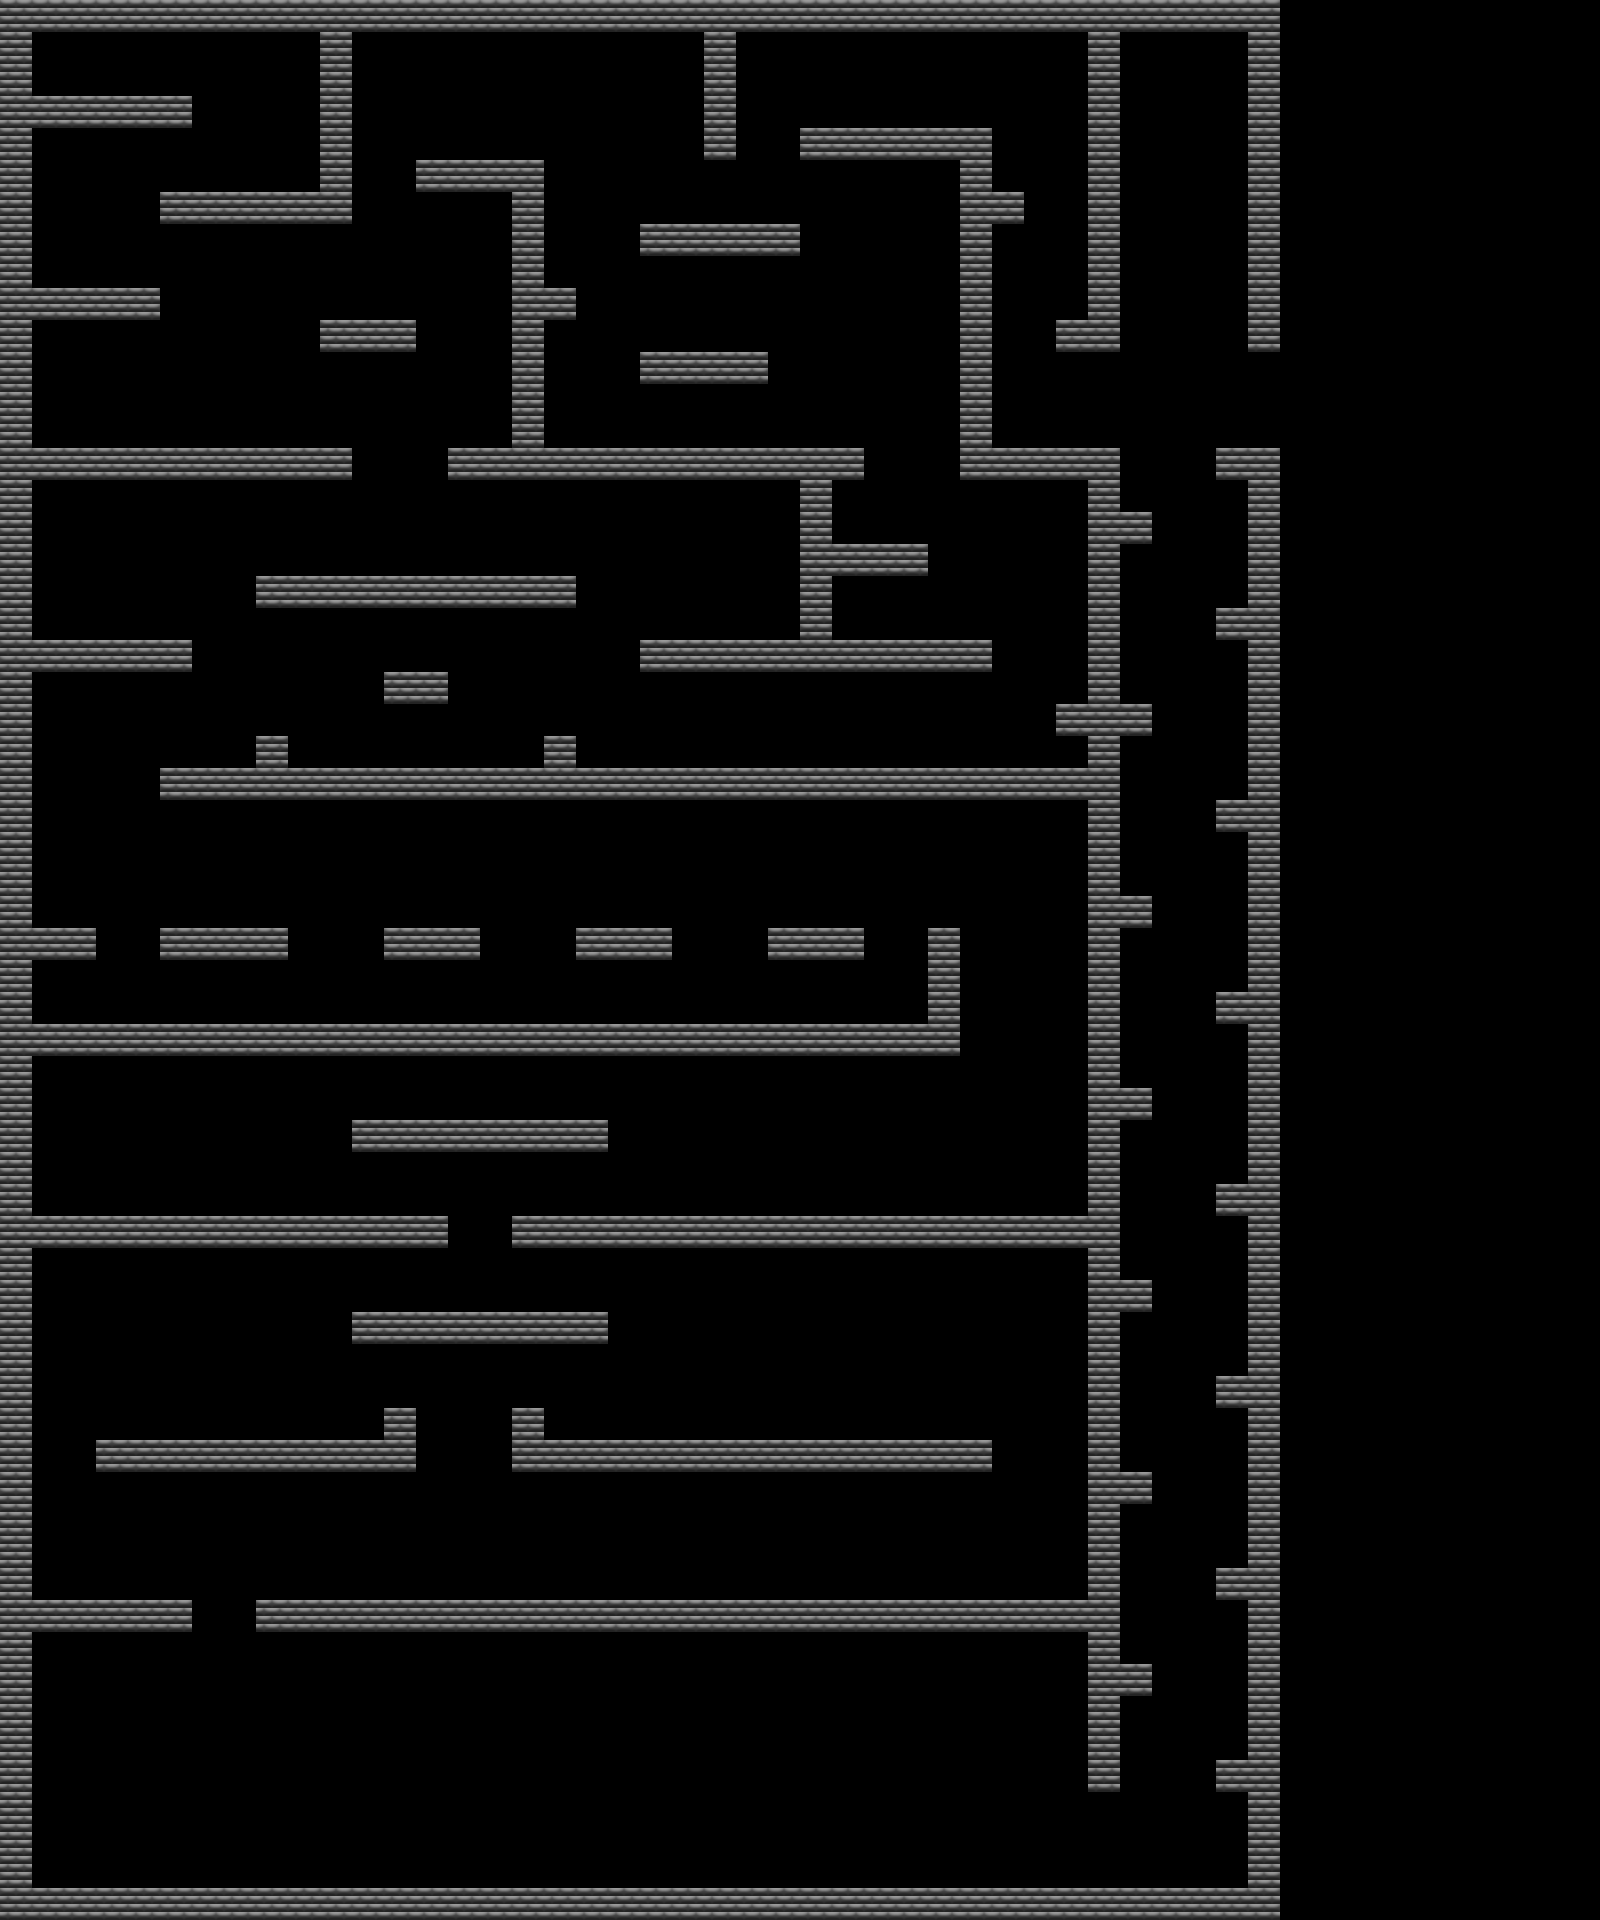

A level layout from a 2D game, rendered from its tile map. Below: a short description, then the map file with tile-grid data replaced by summaries:
An orthogonal 50x60 tile map with 32x32 px tiles, 1 tile layer (Tile Layer 1), 2 tilesets and 61 objects (36x Lava, 13x Slime, 8x Bat, Player, door, ...).

<map version="1.0" tiledversion="2017.11.22" orientation="orthogonal" renderorder="right-down" width="50" height="60" tilewidth="32" tileheight="32" infinite="0" nextobjectid="85">
 <tileset firstgid="1" name="Tileset_Test" tilewidth="32" tileheight="32" tilecount="16" columns="4">
  <image source="../img/Tileset_Test.png" width="128" height="128" />
 </tileset>
 <tileset firstgid="17" name="Tileset_One" tilewidth="32" tileheight="32" tilecount="16" columns="4">
  <image source="../img/Tileset_One.png" width="128" height="128" />
 </tileset>
 <layer name="Tile Layer 1" width="50" height="60">
  <data>[3000 cells, 600 non-empty, 2 distinct tile ids]</data>
 </layer>
 <objectgroup name="Object Layer 1">
  <object id="1" name="Player1" type="Player" x="62.1663" y="88.7877">
   <point />
  </object>
  <object id="5" name="TestSlime" type="Slime" x="370.083" y="319.167">
   <point />
  </object>
  <object id="6" name="TestSlime" type="Slime" x="406.083" y="574.167">
   <point />
  </object>
  <object id="7" name="TestSlime" type="Slime" x="212.962" y="765.834">
   <point />
  </object>
  <object id="8" name="TestSlime" type="Slime" x="716.083" y="350.167">
   <point />
  </object>
  <object id="21" name="Door1" type="door" x="1263.78" y="447.545">
   <point />
  </object>
  <object id="23" name="Key1" type="door_key" x="469.394" y="1588.18">
   <properties>
    <property name="Door" value="Door1" />
   </properties>
   <point />
  </object>
  <object id="25" name="TestSlime" type="Slime" x="239.333" y="927">
   <point />
  </object>
  <object id="26" name="TestSlime" type="Slime" x="622.667" y="927.242">
   <point />
  </object>
  <object id="27" name="TestSlime" type="Slime" x="482" y="1117.33">
   <point />
  </object>
  <object id="28" name="TestSlime" type="Slime" x="482.667" y="1308">
   <point />
  </object>
  <object id="29" name="TestSlime" type="Slime" x="805.333" y="1434.67">
   <point />
  </object>
  <object id="30" name="TestSlime" type="Slime" x="220" y="1438.67">
   <point />
  </object>
  <object id="31" name="TestSlime" type="Slime" x="746.667" y="1590.67">
   <point />
  </object>
  <object id="32" name="TestSlime" type="Slime" x="1073.33" y="440">
   <point />
  </object>
  <object id="33" name="Exit" type="portal" x="1504.08" y="447.5">
   <properties>
    <property name="Destination" value="end" />
   </properties>
   <point />
  </object>
  <object id="34" name="TestSlime" type="Slime" x="655.879" y="763.333">
   <point />
  </object>
  <object id="36" name="TestBat" type="Bat" x="96" y="1788.33">
   <point />
  </object>
  <object id="41" name="TestBat" type="Bat" x="335" y="1727">
   <point />
  </object>
  <object id="42" name="TestBat" type="Bat" x="530.333" y="1779">
   <point />
  </object>
  <object id="43" name="TestBat" type="Bat" x="751" y="1726">
   <point />
  </object>
  <object id="44" name="TestBat" type="Bat" x="977.667" y="1784.67">
   <point />
  </object>
  <object id="45" name="TestBat" type="Bat" x="1229.33" y="1634.67">
   <point />
  </object>
  <object id="46" name="TestBat" type="Bat" x="1133.33" y="1154.67">
   <point />
  </object>
  <object id="47" name="TestBat" type="Bat" x="1230.67" y="676">
   <point />
  </object>
  <object id="48" name="Lava" type="Lava" x="64.125" y="1023.75">
   <point />
  </object>
  <object id="50" name="Lava" type="Lava" x="96" y="1024">
   <point />
  </object>
  <object id="51" name="Lava" type="Lava" x="159.875" y="1023.5">
   <point />
  </object>
  <object id="52" name="Lava" type="Lava" x="128" y="1023.5">
   <point />
  </object>
  <object id="53" name="Lava" type="Lava" x="224.125" y="1023.75">
   <point />
  </object>
  <object id="54" name="Lava" type="Lava" x="192.25" y="1023.75">
   <point />
  </object>
  <object id="55" name="Lava" type="Lava" x="287.875" y="1024">
   <point />
  </object>
  <object id="56" name="Lava" type="Lava" x="256" y="1023.75">
   <point />
  </object>
  <object id="57" name="Lava" type="Lava" x="352.125" y="1024">
   <point />
  </object>
  <object id="58" name="Lava" type="Lava" x="384.125" y="1023.5">
   <point />
  </object>
  <object id="59" name="Lava" type="Lava" x="416" y="1023.5">
   <point />
  </object>
  <object id="60" name="Lava" type="Lava" x="512.125" y="1023.75">
   <point />
  </object>
  <object id="61" name="Lava" type="Lava" x="544" y="1024">
   <point />
  </object>
  <object id="62" name="Lava" type="Lava" x="448.375" y="1023.75">
   <point />
  </object>
  <object id="63" name="Lava" type="Lava" x="480.25" y="1023.75">
   <point />
  </object>
  <object id="64" name="Lava" type="Lava" x="320.25" y="1023.75">
   <point />
  </object>
  <object id="65" name="Lava" type="Lava" x="608.057" y="1023.7">
   <point />
  </object>
  <object id="66" name="Lava" type="Lava" x="640.057" y="1023.2">
   <point />
  </object>
  <object id="67" name="Lava" type="Lava" x="671.932" y="1023.2">
   <point />
  </object>
  <object id="68" name="Lava" type="Lava" x="768.057" y="1023.45">
   <point />
  </object>
  <object id="69" name="Lava" type="Lava" x="799.932" y="1023.7">
   <point />
  </object>
  <object id="70" name="Lava" type="Lava" x="704.307" y="1023.45">
   <point />
  </object>
  <object id="71" name="Lava" type="Lava" x="736.182" y="1023.45">
   <point />
  </object>
  <object id="72" name="Lava" type="Lava" x="576.182" y="1023.45">
   <point />
  </object>
  <object id="73" name="Lava" type="Lava" x="831.75" y="1023.75">
   <point />
  </object>
  <object id="74" name="Lava" type="Lava" x="864.5" y="1023.5">
   <point />
  </object>
  <object id="75" name="Lava" type="Lava" x="896.25" y="1023.75">
   <point />
  </object>
  <object id="76" name="Lava" type="Lava" x="319.879" y="767.667">
   <point />
  </object>
  <object id="77" name="Lava" type="Lava" x="351.879" y="767.833">
   <point />
  </object>
  <object id="78" name="Lava" type="Lava" x="383.712" y="768.083">
   <point />
  </object>
  <object id="79" name="Lava" type="Lava" x="415.712" y="767.834">
   <point />
  </object>
  <object id="80" name="Lava" type="Lava" x="447.962" y="768">
   <point />
  </object>
  <object id="81" name="Lava" type="Lava" x="479.545" y="768">
   <point />
  </object>
  <object id="82" name="Lava" type="Lava" x="512.212" y="767.667">
   <point />
  </object>
  <object id="83" name="Lava" type="Lava" x="543.879" y="768">
   <point />
  </object>
  <object id="84" name="Lava" type="Lava" x="928" y="1024.33">
   <point />
  </object>
 </objectgroup>
</map>